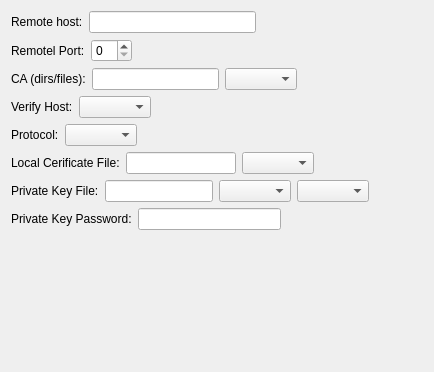
<?xml version="1.0" encoding="UTF-8"?>
<ui version="4.0">
 <class>SslClientSocketConfigWidget</class>
 <widget class="QWidget" name="SslClientSocketConfigWidget">
  <property name="geometry">
   <rect>
    <x>0</x>
    <y>0</y>
    <width>434</width>
    <height>372</height>
   </rect>
  </property>
  <property name="windowTitle">
   <string>SSL Client Socket Configuration Widget</string>
  </property>
  <layout class="QVBoxLayout" name="verticalLayout">
   <item>
    <layout class="QHBoxLayout" name="horizontalLayout">
     <item>
      <widget class="QLabel" name="m_hostLabel">
       <property name="text">
        <string>Remote host:</string>
       </property>
      </widget>
     </item>
     <item>
      <widget class="QLineEdit" name="m_hostLineEdit"/>
     </item>
     <item>
      <spacer name="horizontalSpacer_2">
       <property name="orientation">
        <enum>Qt::Horizontal</enum>
       </property>
       <property name="sizeHint" stdset="0">
        <size>
         <width>40</width>
         <height>20</height>
        </size>
       </property>
      </spacer>
     </item>
    </layout>
   </item>
   <item>
    <layout class="QHBoxLayout" name="horizontalLayout_2">
     <item>
      <widget class="QLabel" name="m_portLabel">
       <property name="text">
        <string>Remotel Port:</string>
       </property>
      </widget>
     </item>
     <item>
      <widget class="QSpinBox" name="m_portSpinBox"/>
     </item>
     <item>
      <spacer name="horizontalSpacer">
       <property name="orientation">
        <enum>Qt::Horizontal</enum>
       </property>
       <property name="sizeHint" stdset="0">
        <size>
         <width>40</width>
         <height>20</height>
        </size>
       </property>
      </spacer>
     </item>
    </layout>
   </item>
   <item>
    <layout class="QHBoxLayout" name="horizontalLayout_3">
     <item>
      <widget class="QLabel" name="m_caLabel">
       <property name="toolTip">
        <string>comma separated</string>
       </property>
       <property name="text">
        <string>CA (dirs/files):</string>
       </property>
      </widget>
     </item>
     <item>
      <widget class="QLineEdit" name="m_caLineEdit"/>
     </item>
     <item>
      <widget class="QComboBox" name="m_caFormatComboBox"/>
     </item>
     <item>
      <spacer name="horizontalSpacer_3">
       <property name="orientation">
        <enum>Qt::Horizontal</enum>
       </property>
       <property name="sizeHint" stdset="0">
        <size>
         <width>40</width>
         <height>20</height>
        </size>
       </property>
      </spacer>
     </item>
    </layout>
   </item>
   <item>
    <layout class="QHBoxLayout" name="horizontalLayout_4">
     <item>
      <widget class="QLabel" name="m_verifyHostLabel">
       <property name="text">
        <string>Verify Host:</string>
       </property>
      </widget>
     </item>
     <item>
      <widget class="QComboBox" name="m_verifyHostComboBox"/>
     </item>
     <item>
      <spacer name="horizontalSpacer_4">
       <property name="orientation">
        <enum>Qt::Horizontal</enum>
       </property>
       <property name="sizeHint" stdset="0">
        <size>
         <width>40</width>
         <height>20</height>
        </size>
       </property>
      </spacer>
     </item>
    </layout>
   </item>
   <item>
    <layout class="QHBoxLayout" name="horizontalLayout_6">
     <item>
      <widget class="QLabel" name="m_protocolLabel">
       <property name="text">
        <string>Protocol:</string>
       </property>
      </widget>
     </item>
     <item>
      <widget class="QComboBox" name="m_protocolComboBox"/>
     </item>
     <item>
      <spacer name="horizontalSpacer_6">
       <property name="orientation">
        <enum>Qt::Horizontal</enum>
       </property>
       <property name="sizeHint" stdset="0">
        <size>
         <width>40</width>
         <height>20</height>
        </size>
       </property>
      </spacer>
     </item>
    </layout>
   </item>
   <item>
    <layout class="QHBoxLayout" name="horizontalLayout_5">
     <item>
      <widget class="QLabel" name="m_certLabel">
       <property name="toolTip">
        <string>comma separated</string>
       </property>
       <property name="text">
        <string>Local Cerificate File:</string>
       </property>
      </widget>
     </item>
     <item>
      <widget class="QLineEdit" name="m_certLineEdit"/>
     </item>
     <item>
      <widget class="QComboBox" name="m_certFormatComboBox"/>
     </item>
     <item>
      <spacer name="horizontalSpacer_5">
       <property name="orientation">
        <enum>Qt::Horizontal</enum>
       </property>
       <property name="sizeHint" stdset="0">
        <size>
         <width>40</width>
         <height>20</height>
        </size>
       </property>
      </spacer>
     </item>
    </layout>
   </item>
   <item>
    <layout class="QHBoxLayout" name="horizontalLayout_7">
     <item>
      <widget class="QLabel" name="m_privKeyLabel">
       <property name="text">
        <string>Private Key File:</string>
       </property>
      </widget>
     </item>
     <item>
      <widget class="QLineEdit" name="m_privKeyLineEdit"/>
     </item>
     <item>
      <widget class="QComboBox" name="m_privKeyAlgComboBox"/>
     </item>
     <item>
      <widget class="QComboBox" name="m_privKeyFormatComboBox"/>
     </item>
     <item>
      <spacer name="horizontalSpacer_7">
       <property name="orientation">
        <enum>Qt::Horizontal</enum>
       </property>
       <property name="sizeHint" stdset="0">
        <size>
         <width>40</width>
         <height>20</height>
        </size>
       </property>
      </spacer>
     </item>
    </layout>
   </item>
   <item>
    <layout class="QHBoxLayout" name="horizontalLayout_8">
     <item>
      <widget class="QLabel" name="m_privKeyPassLabel">
       <property name="text">
        <string>Private Key Password:</string>
       </property>
      </widget>
     </item>
     <item>
      <widget class="QLineEdit" name="m_privKeyPassLineEdit">
       <property name="echoMode">
        <enum>QLineEdit::Password</enum>
       </property>
      </widget>
     </item>
     <item>
      <spacer name="horizontalSpacer_8">
       <property name="orientation">
        <enum>Qt::Horizontal</enum>
       </property>
       <property name="sizeHint" stdset="0">
        <size>
         <width>40</width>
         <height>20</height>
        </size>
       </property>
      </spacer>
     </item>
    </layout>
   </item>
   <item>
    <spacer name="verticalSpacer">
     <property name="orientation">
      <enum>Qt::Vertical</enum>
     </property>
     <property name="sizeHint" stdset="0">
      <size>
       <width>20</width>
       <height>40</height>
      </size>
     </property>
    </spacer>
   </item>
  </layout>
 </widget>
 <resources/>
 <connections/>
</ui>
